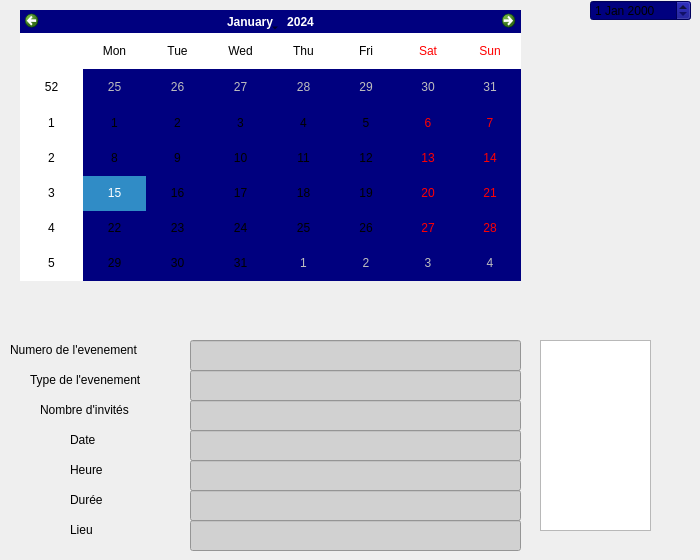
      <widget class="QWidget" name="tab_8">
       <attribute name="title">
        <string>calendrier</string>
       </attribute>
       <widget class="QCalendarWidget" name="calendarWidget_3">
        <property name="geometry">
         <rect>
          <x>20</x>
          <y>10</y>
          <width>501</width>
          <height>271</height>
         </rect>
        </property>
        <property name="styleSheet">
         <string notr="true">background-color: rgb(0, 0, 127);
background-color: rgb(85, 85, 127);
alternate-background-color: rgb(255, 255, 255);
background-color: rgb(0, 0, 127);</string>
        </property>
       </widget>
       <widget class="QDateEdit" name="dateEdit_7">
        <property name="geometry">
         <rect>
          <x>590</x>
          <y>0</y>
          <width>101</width>
          <height>21</height>
         </rect>
        </property>
        <property name="styleSheet">
         <string notr="true">background-color: rgb(0, 0, 127);
alternate-background-color: rgb(255, 255, 255);</string>
        </property>
       </widget>
       <widget class="QLineEdit" name="numevent_cal_3">
        <property name="geometry">
         <rect>
          <x>190</x>
          <y>340</y>
          <width>331</width>
          <height>31</height>
         </rect>
        </property>
        <property name="styleSheet">
         <string notr="true">
background-color: rgb(209, 209, 209);</string>
        </property>
       </widget>
       <widget class="QLineEdit" name="type_cal_3">
        <property name="geometry">
         <rect>
          <x>190</x>
          <y>370</y>
          <width>331</width>
          <height>31</height>
         </rect>
        </property>
        <property name="styleSheet">
         <string notr="true">
background-color: rgb(209, 209, 209);</string>
        </property>
       </widget>
       <widget class="QLineEdit" name="nbinvit_cal_3">
        <property name="geometry">
         <rect>
          <x>190</x>
          <y>400</y>
          <width>331</width>
          <height>31</height>
         </rect>
        </property>
        <property name="styleSheet">
         <string notr="true">
background-color: rgb(209, 209, 209);</string>
        </property>
       </widget>
       <widget class="QLineEdit" name="date_cal_3">
        <property name="geometry">
         <rect>
          <x>190</x>
          <y>430</y>
          <width>331</width>
          <height>31</height>
         </rect>
        </property>
        <property name="styleSheet">
         <string notr="true">
background-color: rgb(209, 209, 209);</string>
        </property>
       </widget>
       <widget class="QLineEdit" name="heure_cal_3">
        <property name="geometry">
         <rect>
          <x>190</x>
          <y>460</y>
          <width>331</width>
          <height>31</height>
         </rect>
        </property>
        <property name="styleSheet">
         <string notr="true">
background-color: rgb(209, 209, 209);</string>
        </property>
       </widget>
       <widget class="QLineEdit" name="duree_cal_3">
        <property name="geometry">
         <rect>
          <x>190</x>
          <y>490</y>
          <width>331</width>
          <height>31</height>
         </rect>
        </property>
        <property name="styleSheet">
         <string notr="true">
background-color: rgb(209, 209, 209);</string>
        </property>
       </widget>
       <widget class="QLineEdit" name="lieu_cal_3">
        <property name="geometry">
         <rect>
          <x>190</x>
          <y>520</y>
          <width>331</width>
          <height>31</height>
         </rect>
        </property>
        <property name="styleSheet">
         <string notr="true">
background-color: rgb(209, 209, 209);</string>
        </property>
       </widget>
       <widget class="QLabel" name="label_33">
        <property name="geometry">
         <rect>
          <x>10</x>
          <y>340</y>
          <width>171</width>
          <height>20</height>
         </rect>
        </property>
        <property name="text">
         <string>Numero de l'evenement</string>
        </property>
       </widget>
       <widget class="QLabel" name="label_34">
        <property name="geometry">
         <rect>
          <x>30</x>
          <y>370</y>
          <width>141</width>
          <height>20</height>
         </rect>
        </property>
        <property name="text">
         <string>Type de l'evenement</string>
        </property>
       </widget>
       <widget class="QLabel" name="label_35">
        <property name="geometry">
         <rect>
          <x>40</x>
          <y>400</y>
          <width>111</width>
          <height>20</height>
         </rect>
        </property>
        <property name="text">
         <string>Nombre d'invités</string>
        </property>
       </widget>
       <widget class="QLabel" name="label_36">
        <property name="geometry">
         <rect>
          <x>70</x>
          <y>430</y>
          <width>101</width>
          <height>20</height>
         </rect>
        </property>
        <property name="text">
         <string>Date</string>
        </property>
       </widget>
       <widget class="QLabel" name="label_37">
        <property name="geometry">
         <rect>
          <x>70</x>
          <y>460</y>
          <width>101</width>
          <height>20</height>
         </rect>
        </property>
        <property name="text">
         <string>Heure</string>
        </property>
       </widget>
       <widget class="QLabel" name="label_38">
        <property name="geometry">
         <rect>
          <x>70</x>
          <y>490</y>
          <width>101</width>
          <height>20</height>
         </rect>
        </property>
        <property name="text">
         <string>Durée</string>
        </property>
       </widget>
       <widget class="QLabel" name="label_39">
        <property name="geometry">
         <rect>
          <x>70</x>
          <y>520</y>
          <width>101</width>
          <height>20</height>
         </rect>
        </property>
        <property name="text">
         <string>Lieu</string>
        </property>
       </widget>
       <widget class="QTableView" name="tabcal_3">
        <property name="geometry">
         <rect>
          <x>540</x>
          <y>340</y>
          <width>111</width>
          <height>191</height>
         </rect>
        </property>
       </widget>
      </widget>
